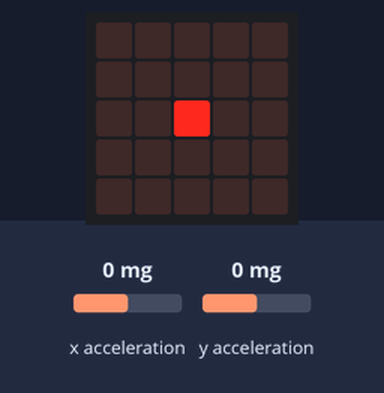
Bench run of a program on a simulated BBC micro:bit (MakeCode). Shown: the board's 5×5 LED display. The test bench sets the inputs (shaded band); at power-on: x acceleration 0 mg, y acceleration 0 mg.

Above: at 1.2 s.
1.3 s: x acceleration set to -457 mg
2.8 s: x acceleration set to -547 mg
At 3.6 s:
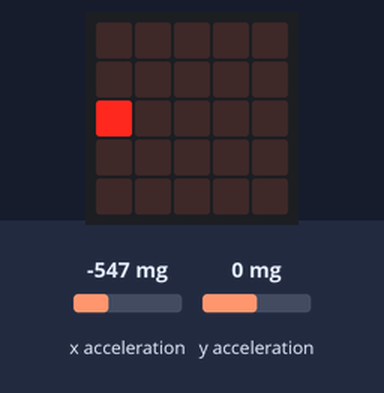
4.3 s: y acceleration set to -475 mg
5.8 s: y acceleration set to -531 mg
At 6.8 s:
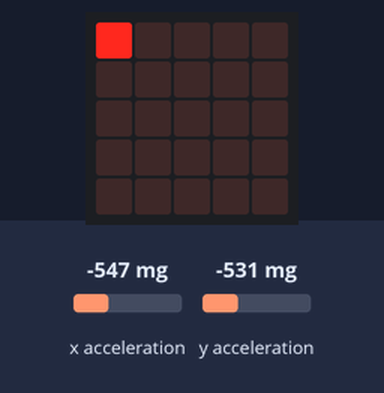
7.3 s: x acceleration set to 0 mg
At 8.2 s:
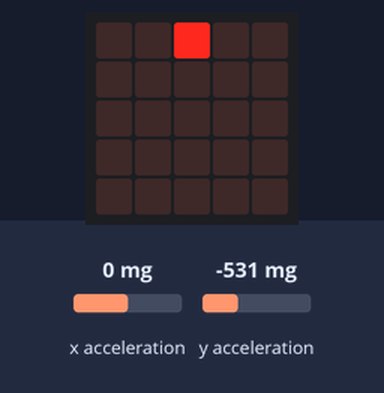
8.8 s: y acceleration set to 750 mg
At 9.2 s:
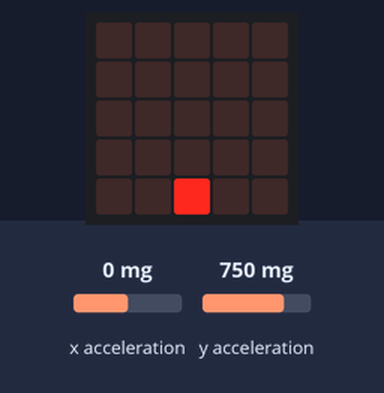
Timing chart, 0 to 11.3 s (numbered marks = the images above; inputs shaded):
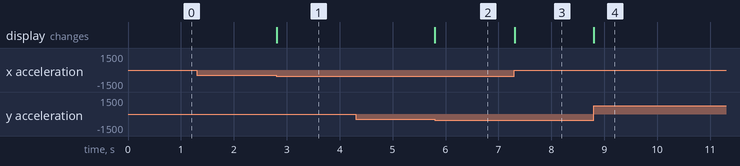

Measured:
- the behaviour switches between -500 and -501 mg on x acceleration (found by bisection; images 0 and 1)
- the behaviour switches between -500 and -501 mg on y acceleration (found by bisection; images 1 and 2)
- after the input at 1.3 s, every drawn part: stays the same
- after the input at 2.8 s, the display: changes at once (image 1)
- after the input at 4.3 s, every drawn part: stays the same
- after the input at 5.8 s, the display: changes at once (image 2)
- after the input at 7.3 s, the display: changes at once (image 3)
- after the input at 8.8 s, the display: changes at once (image 4)

The program:

main.ts
```typescript
let X = 0
let Y = 0
basic.forever(function () {

if (input.acceleration(Dimension.X) < -500){
X = 0}
else if (input.acceleration(Dimension.X) > 500) {
X = 4}
else X = 2

if (input.acceleration(Dimension.Y) < -500) {
     Y = 0
    }
   else if (input.acceleration(Dimension.Y) > 500) {
        Y = 4
    }
    else Y = 2
basic.clearScreen()
led.plot(X,Y)
})
```

test.ts
```typescript
// tests gaan hier; deze zal niet worden gecompileerd wanneer dit pakket wordt gebruikt als extensie.
```
